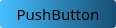
<?xml version="1.0" encoding="UTF-8"?>
<ui version="4.0">
 <class>MenuListItem</class>
 <widget class="QWidget" name="MenuListItem">
  <property name="geometry">
   <rect>
    <x>0</x>
    <y>0</y>
    <width>116</width>
    <height>28</height>
   </rect>
  </property>
  <property name="windowTitle">
   <string>Form</string>
  </property>
  <property name="styleSheet">
   <string notr="true">QPushButton{
background-color:QLinearGradient(x1:0, y1: 0, x2: 1, y2: 0, stop: 0 rgb(71,191,255) , stop: 1 rgb(23, 78, 115));
border-style:solid;
border-color:white;
border-radius:3px;
border:0px solid ;
}

QPushButton:pressed{
background-color:QLinearGradient(x1:0, y1: 0, x2: 1, y2: 0, stop: 0 rgb(71,191,255) , stop: 1 rgb(23, 78, 115));
border-style:solid;
border-radius:3px;
border:1px solid;
}
</string>
  </property>
  <layout class="QVBoxLayout" name="verticalLayout">
   <property name="spacing">
    <number>0</number>
   </property>
   <property name="leftMargin">
    <number>0</number>
   </property>
   <property name="topMargin">
    <number>0</number>
   </property>
   <property name="rightMargin">
    <number>0</number>
   </property>
   <property name="bottomMargin">
    <number>0</number>
   </property>
   <item>
    <widget class="QPushButton" name="pushButton">
     <property name="sizePolicy">
      <sizepolicy hsizetype="Minimum" vsizetype="Preferred">
       <horstretch>0</horstretch>
       <verstretch>0</verstretch>
      </sizepolicy>
     </property>
     <property name="font">
      <font>
       <family>微软雅黑</family>
       <pointsize>11</pointsize>
      </font>
     </property>
     <property name="cursor">
      <cursorShape>PointingHandCursor</cursorShape>
     </property>
     <property name="text">
      <string>PushButton</string>
     </property>
    </widget>
   </item>
  </layout>
 </widget>
 <resources/>
 <connections/>
</ui>
